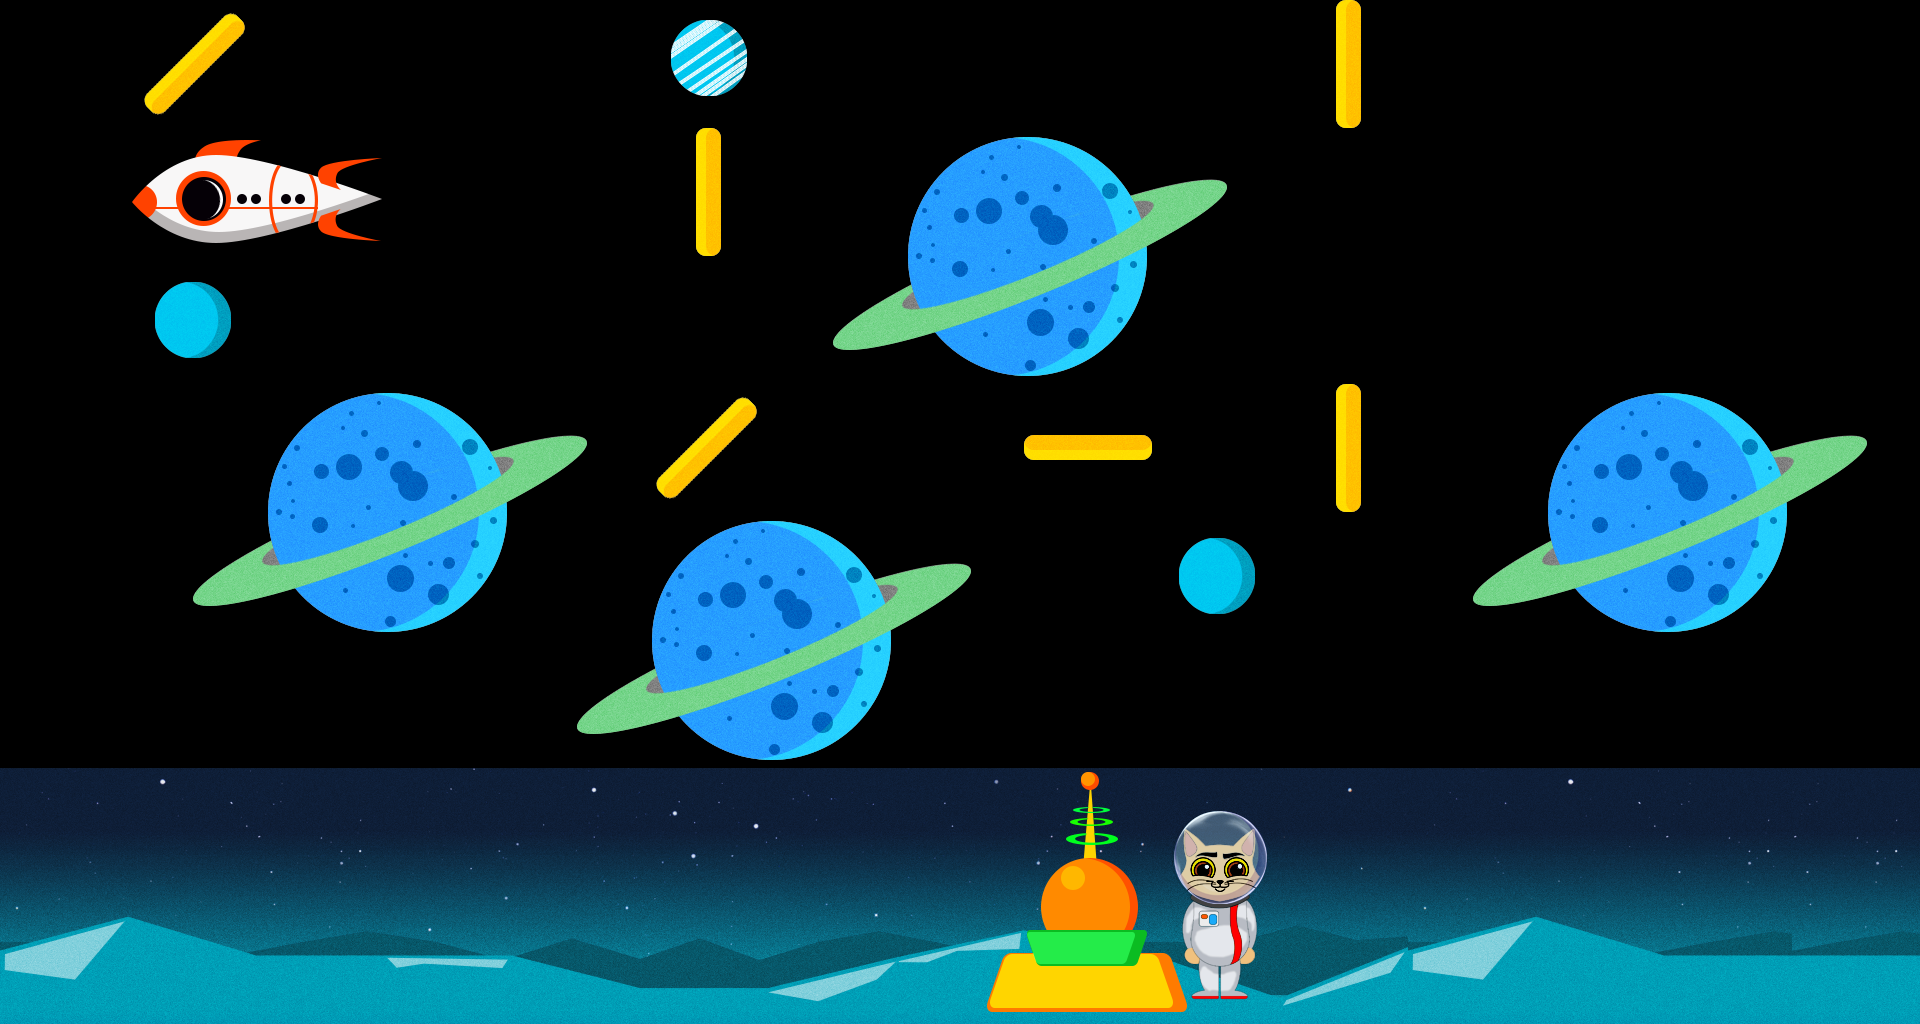

The image is a tile-based game level rendered from a .tmx file. Its description and complete source (layers, tilesets, objects, tile grids) follow:
An orthogonal 15x8 tile map with 128x128 px tiles, 3 tile layers (BackgroudLayer, PlayerLayer, GameLayer), 2 tilesets.

<map version="1.0" tiledversion="1.1.0" orientation="orthogonal" renderorder="right-down" width="15" height="8" tilewidth="128" tileheight="128" infinite="0" nextobjectid="1">
 <tileset firstgid="1" source="tiles.tsx" />
 <tileset firstgid="65" source="template_assets_v1.tsx" />
 <layer name="BackgroudLayer" width="15" height="8">
  <data encoding="csv">
0,0,0,0,0,0,0,0,0,0,0,0,0,0,0,
0,0,0,0,0,0,0,0,0,0,0,0,0,0,0,
0,0,0,0,0,0,0,0,0,0,0,0,0,0,0,
0,0,0,0,0,0,0,0,0,0,0,0,0,0,0,
0,0,0,0,0,0,0,0,0,0,0,0,0,0,0,
0,0,0,0,0,0,0,0,0,0,0,0,0,0,0,
158,159,160,161,162,163,164,165,166,167,168,158,159,160,160,
173,174,175,176,177,178,179,180,181,182,183,173,174,175,175
</data>
 </layer>
 <layer name="PlayerLayer" width="15" height="8">
  <data encoding="csv">
0,0,0,0,0,0,0,0,0,0,0,0,0,0,0,
0,0,0,0,0,0,0,0,0,0,0,0,0,0,0,
0,0,0,0,0,0,0,0,0,0,0,0,0,0,0,
0,0,0,0,0,0,0,0,0,0,0,0,0,0,0,
0,0,0,0,0,0,0,0,0,0,0,0,0,0,0,
0,0,0,0,0,0,0,0,0,0,0,0,0,0,0,
0,0,0,0,0,0,0,0,0,137,0,0,0,0,0,
0,0,0,0,0,0,0,0,0,152,0,0,0,0,0
</data>
 </layer>
 <layer name="GameLayer" width="15" height="8">
  <data encoding="csv">
0,120,0,0,0,102,0,0,0,0,119,0,0,0,0,
0,92,93,0,0,119,82,83,84,85,0,0,0,0,0,
0,116,0,0,0,0,97,98,99,100,0,0,0,0,100,
0,82,83,84,85,120,0,0,122,0,119,82,83,84,85,
0,97,98,99,82,83,84,85,0,116,0,97,98,99,100,
0,0,148,148,97,98,99,100,0,0,0,0,0,0,0,
0,0,0,0,0,0,0,89,90,91,0,0,0,0,0,
0,0,0,0,0,0,0,104,105,106,0,0,0,0,0
</data>
 </layer>
</map>
